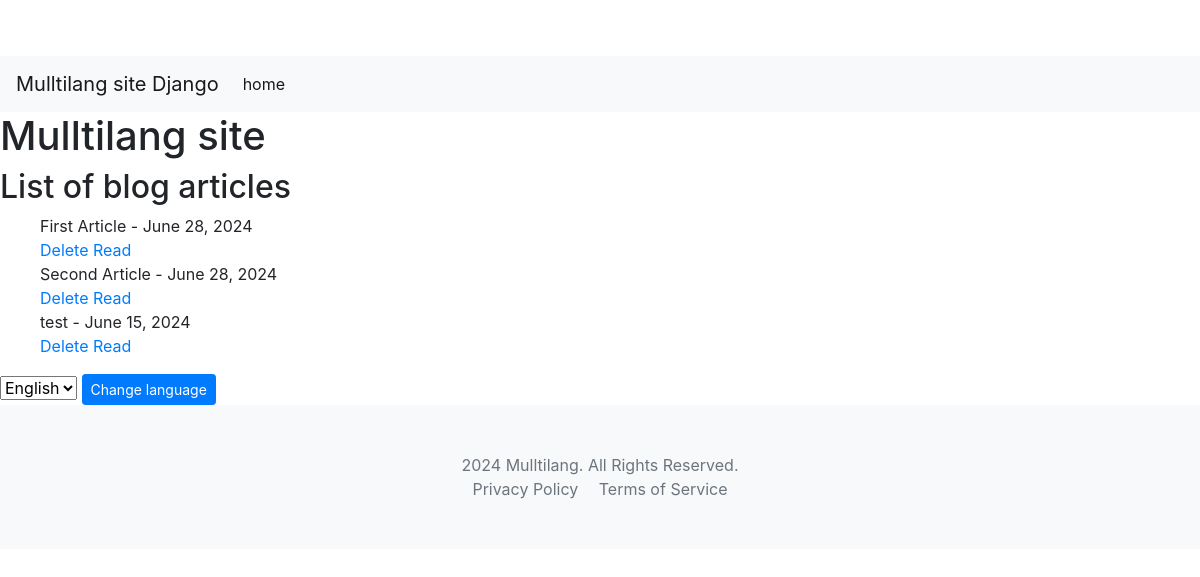
Before: /en/ with the older database file.
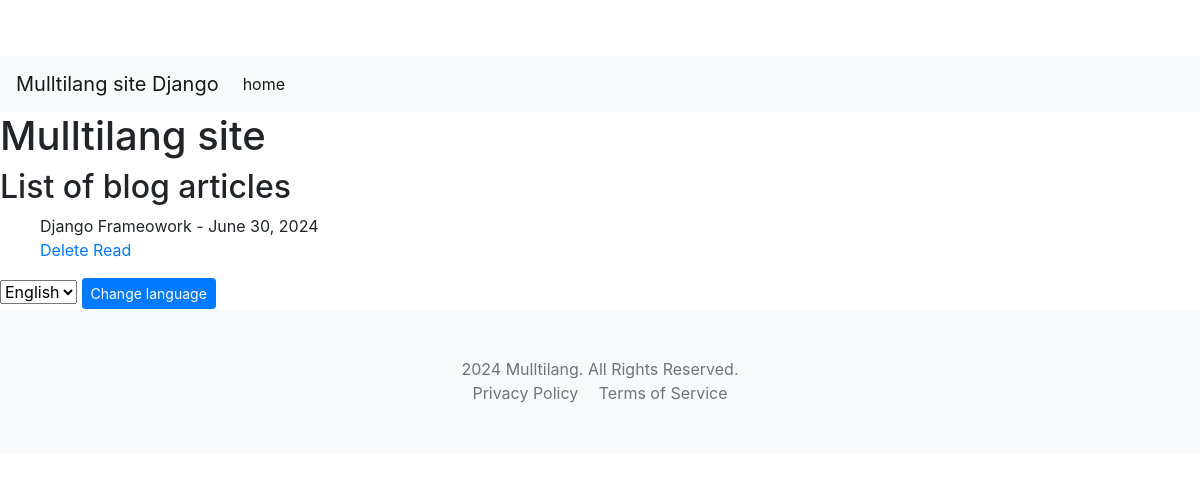
After: the same page with the newer database file.
### main/models.py (models this page shows, shortened)
class Article(models.Model):
    title = models.CharField(max_length=100)
    content = models.TextField()
    publication_date = models.DateField()

### main/views.py (the view)
# urls.py: path('', views.article_list, name='article_list'),  # List of articles
def article_list(request):
    articles = Article.objects.all()
    return render(request, 'main/article_list.html', {'articles': articles})

### main/templates/main/article_list.html (shortened to what this page needs)
{% load static %}
{% load i18n %}
<!DOCTYPE html>
<html lang="fr">
</html>
<head>
    <link href="https://stackpath.bootstrapcdn.com/bootstrap/4.3.1/css/bootstrap.min.css" rel="stylesheet">
</head>
<body>
    <nav class="navbar navbar-expand-lg navbar-light bg-light">
        <a class="navbar-brand" href="#">Mulltilang site Django</a>
        <div class="collapse navbar-collapse" id="navbarNav">
            <ul class="navbar-nav">
                <li class="nav-item active">
                    <a class="nav-link" href="#">{%trans "home" %} <span class="sr-only">(current)</span></a>
                </li>
            </ul>
        </div>
    </nav>
    <h1>{% trans "Mulltilang site" %}</h1>
    <h2>{% trans "List of blog articles" %}</h2>
    <ul>
        {% for article in articles %}
        <li>{{ article.title }} - {{ article.publication_date }}</li>
        <a href="{% url 'delete_article' article.id %}">{% trans "Delete" %}</a>
        <a href="{% url 'article_detail' article.id %}"> {% trans "Read" %}</a>
        {% empty %}
        <li>{% trans "No articles found." %}</li>
        {% endfor %}
    </ul>
    <form action="{% url 'set_language' %}" method="post">
        <select name="language">
            <option value="en">{% trans "English" %}</option>
        </select>
        <button type="submit" class="btn btn-primary btn-sm">{% trans "Change language" %}</button>
    </form>
    <footer class="py-5 bg-light">
        <div class="container">
            <p class="m-0 text-center text-muted">{% trans "2024 Mulltilang. All Rights Reserved." %}</p>
            <div class="text-center">
                <a href="#" class="text-muted mx-2">{% trans "Privacy Policy" %}</a>
                <a href="#" class="text-muted mx-2">{% trans "Terms of Service" %}</a>
            </div>
        </div>
    </footer>
</body>
</html>

### main/templates/main/article_list.html (style rules this page uses)
body { padding-top: 56px; margin: auto; }
li { list-style-type: none }

Changed rows visible on the page:
removed Article: title "First Article", publication_date "June 28, 2024"
removed Article: title "Second Article", publication_date "June 28, 2024"
removed Article: title "test", publication_date "June 15, 2024"
added Article: title "Django Frameowork", publication_date "June 30, 2024"
